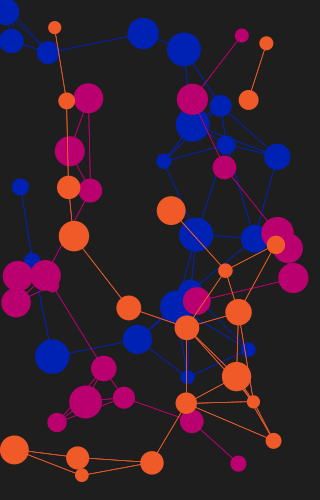
Frame 1 (no input)
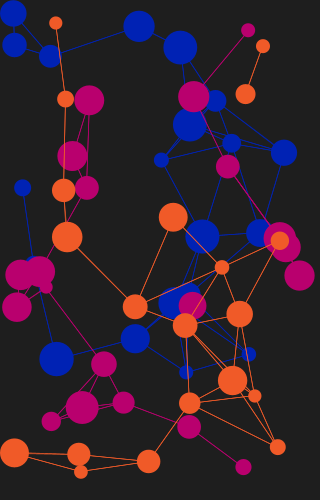
Frame 60 (the mouse pressed at the canvas centre just before this capture)
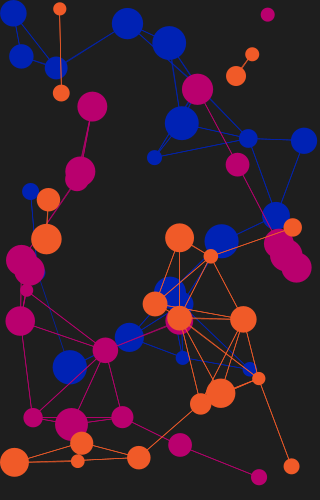
Frame 120 (the mouse held since frame 60 and released just before this capture)

The Processing sketch that drew these frames (run headless with seeded random() and noise(); from frame 60 on, the mouse is pressed at the canvas centre):

// Processing sketch: SilentNetwork
// ── SilentNetwork.pde
/*
  FALTA
 1. Pasarlo a p5js para que el mousePressed se compatible con el celular
*/

ArrayList<Node > nodeList1 = new ArrayList<Node >();
ArrayList<Node > nodeList2 = new ArrayList<Node >();
ArrayList<Node > nodeList3 = new ArrayList<Node >();
boolean dragging=false;

void setup() 
{
  size(320, 500);
  background(30, 30, 30); 

  for (int i=0; i<20; i++)  // blue nodes
  {
    nodeList1.add(new Node(random(width-22), random(height-20), random(13, 35), random(-0.01, 0.01), random(-0.01, 0.01), random(-0.004, 0.004), random(-0.004, 0.004), 1));
  }
  
  for (int i=0; i<20; i++)  // fuchsia nodes
  {
    nodeList2.add(new Node(random(width-22), random(height-20), random(13, 35), random(-0.007, 0.007), random(-0.007, 0.007), random(-0.004, 0.004), random(-0.004, 0.004), 2));
  }
  for (int i=0; i<20; i++)  // orange nodes
  {
    nodeList3.add(new Node(random(width-22), random(height-20), random(13, 35), random(-0.007, 0.007), random(-0.007, 0.007), random(-0.004, 0.004), random(-0.004, 0.004), 3));
  }
}

void draw()
{
  background(30, 30, 30); 
 
  for (int i=0; i<nodeList1.size(); i++) // blue nodes
  {
    nodeList1.get(i).display();
    nodeList1.get(i).mover();

    for (int j=0; j<nodeList1.size(); j++)
    {
      if (i!=j) 
      {
        float distance = sqrt(sq(nodeList1.get(j).location.x - nodeList1.get(i).location.x)
          +sq(nodeList1.get(j).location.y - nodeList1.get(i).location.y));

        if (distance<100)
        {
          strokeWeight(0.7);
          stroke(0, 34,180);
          line( nodeList1.get(i).location.x, nodeList1.get(i).location.y, 
            nodeList1.get(j).location.x, nodeList1.get(j).location.y );
        }
      }
    }
  }

  for (int i=0; i<nodeList2.size(); i++)  // fuchsia nodes
  {
    nodeList2.get(i).display();
    nodeList2.get(i).mover();
    
    for (int j=0; j<nodeList2.size(); j++)
    {
      if (i!=j) 
      {
        float distance = sqrt(sq(nodeList2.get(j).location.x - nodeList2.get(i).location.x)
          +sq(nodeList2.get(j).location.y - nodeList2.get(i).location.y));

        if (distance<100)
        {
          strokeWeight(0.7);
          stroke(#B9006E);
          line( nodeList2.get(i).location.x, nodeList2.get(i).location.y, 
            nodeList2.get(j).location.x, nodeList2.get(j).location.y );
        }
      }
    }
  }

  for (int i=0; i<nodeList3.size(); i++)  // orange nodes
  {
    nodeList3.get(i).display();
    nodeList3.get(i).mover();
    
    for (int j=0; j<nodeList3.size(); j++)
    {
      if (i!=j) 
      {
        float distance = sqrt(sq(nodeList3.get(j).location.x - nodeList3.get(i).location.x)
          +sq(nodeList3.get(j).location.y - nodeList3.get(i).location.y));

        if (distance<100)
        {
          strokeWeight(0.7);
          stroke(#F05A28);
          line( nodeList3.get(i).location.x, nodeList3.get(i).location.y, 
            nodeList3.get(j).location.x, nodeList3.get(j).location.y );
        }
      }
    }
  }
}

void mousePressed() 
{
  dragging = true;
}

void mouseReleased()
{
  dragging=false;
}
// ── Node.pde
class Node 
{
  PVector location= new PVector();
  PVector velocity= new PVector();
  PVector gravity = new PVector();
  color c;
  float diameter;
  float radius;
  int nodeColor;


  Node (float xposi, float yposi, float diamet, float velX, float velY, float gravX, float gravY, int type) 
  { 
    location.x = xposi;
    location.y = yposi;
    velocity.x=velX;
    velocity.y=velY;
    gravity.x=gravX;
    gravity.y=gravY;
    diameter = diamet;
    radius = diamet/2;
    nodeColor = type;
    
    if (nodeColor==1)
    {
      c = color(0, 34,180 );
    }
    if (nodeColor==2)
    {
      c = color(#B9006E);
              
    }
    if (nodeColor==3)
    {
      c = color(#F05A28);
    }
  }

  void display() 
  {
    fill(c);
    noStroke();
    ellipse(location.x, location.y, diameter, diameter);
  }

  void mover() 
  {
    float distX = location.x-mouseX;                                  
    float distY = location.y-mouseY;                                  
    float distance = sqrt((distX*distX) + (distY*distY)); 
    if (distance<radius && mousePressed && dragging)
    {
      location.x = mouseX ;
      location.y = mouseY ;
    } else
    {
      location.add(velocity);  
      velocity.add(gravity);   

      if (location.x >= width-radius)
      {
        velocity.x = velocity.x*(-1);
        location.x = width-radius;
      }
      if ( location.x <= radius) 
      {
        velocity.x = velocity.x*(-1);
        location.x = radius;
      }
      if (location.y > height -radius) 
      {
        velocity.y = velocity.y *(-1);
        location.y = height-radius;
      }
      if (location.y < radius) 
      {
        velocity.y = velocity.y *(-1);
        location.y = radius;
      }
    }
  }
}
